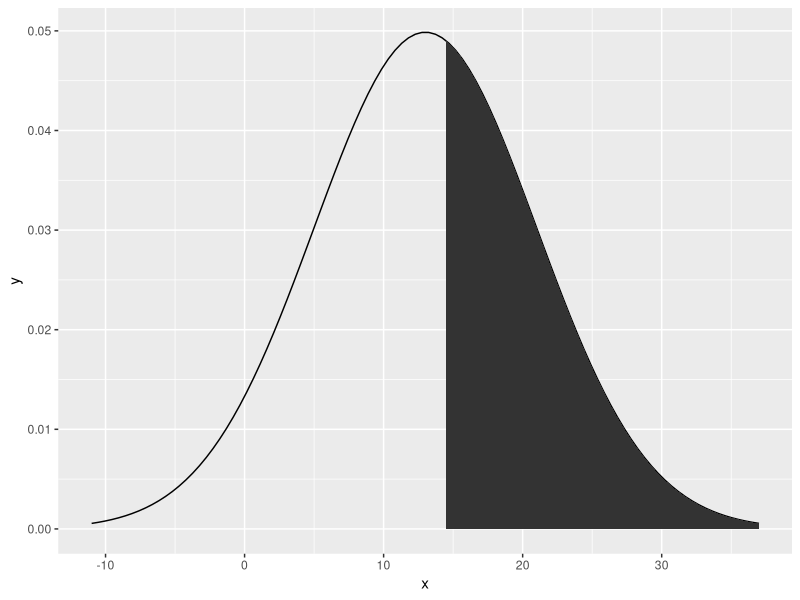

Source code (R):
# Found this @ https://gist.github.com/jrnold/6799152

library(ggplot2)

#' Draw Normal Distribution Density with an area shaded in.
#'
#' @param lb Lower bound of the shaded area. Use \code{-Inf} for a left tail.
#' @param ub Upper bound of the shaded area. Use \code{Inf} for a right tail.
#' @param mean Mean of the normal distribution
#' @param sd Standard deviation of the normal distribution
#' @param limits Lower and upper bounds on the x-axis of the area displayed.
#' @return ggplot object.
#' @examples
#' # Standard normal with upper 2.5% tail shaded
#' normal_prob_area_plot(2, Inf)
#' # Standard normal with lower 2.5% tail shaded
#' normal_prob_area_plot(-Inf, 2)
#' # standard normal with middle 68% shaded.
#' normal_prob_area_plot(-1, 1)
normal_prob_area_plot <- function(lb, ub, mean = 0, sd = 1, limits = c(mean - 3 * sd, mean + 3 * sd)) {
  x <- seq(limits[1], limits[2], length.out = 100)
  xmin <- max(lb, limits[1])
  xmax <- min(ub, limits[2])
  areax <- seq(xmin, xmax, length.out = 100)
  area <- data.frame(x = areax, ymin = 0, ymax = dnorm(areax, mean = mean, sd = sd))
  (ggplot()
    + geom_line(data.frame(x = x, y = dnorm(x, mean = mean, sd = sd)),
                mapping = aes(x = x, y = y))
    + geom_ribbon(data = area, mapping = aes(x = x, ymin = ymin, ymax = ymax))
    + scale_x_continuous(limits = limits))
}

normal_prob_area_plot(lb = 14.5, ub = Inf, mean = 13, sd = 8)
